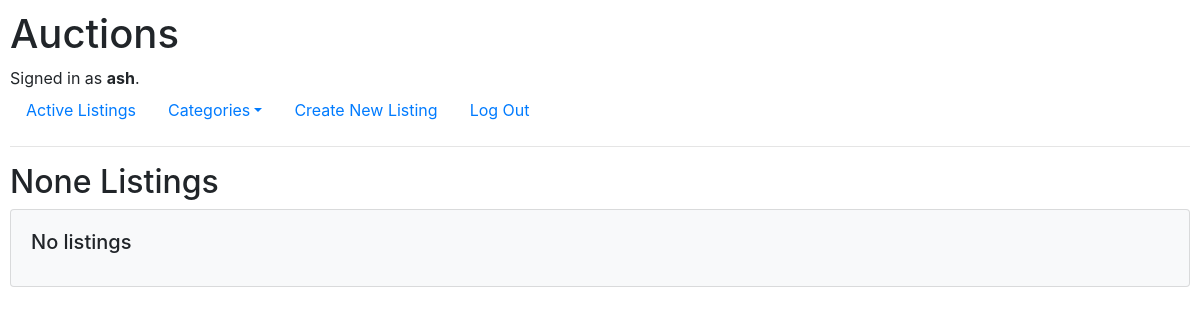
Page /category/1 (signed in) on the earlier database version.
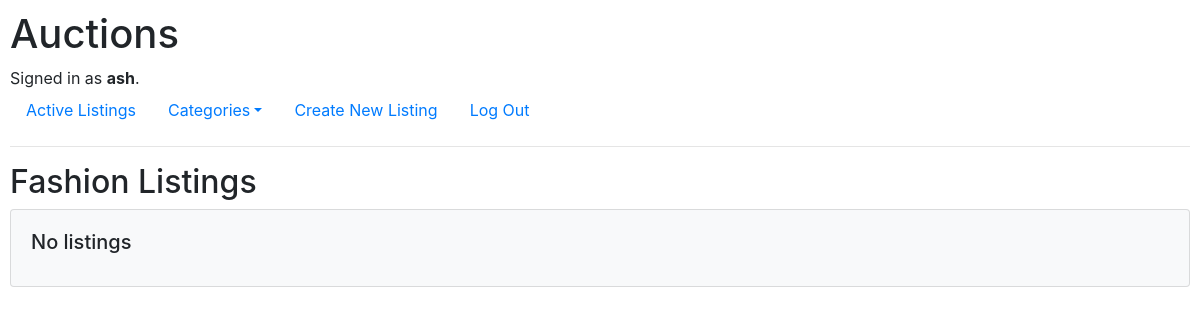
Same page on the later database version.
### auctions/models.py (models this page shows)
class Category(models.Model):
    name = models.CharField(max_length=64)
    def __str__(self):
        return f"{self.name}"

### auctions/views.py (the view)
# urls.py: path("category/<int:category_id>", views.category, name="category"),
def category(request, category_id):
    user_object = User.objects.filter(id=request.user.id).first()
    def view_listing(item):
        rv = {**item.__dict__}
        rv['condition'] = Condition.objects.get(id=rv['condition_id'])
        rv['category'] = Category.objects.get(id=rv['category_id'])
        rv['owner'] = User.objects.get(id=rv['owner_id'])
        try:
            user_object.watchlist.get(item=item)
        except AttributeError:
            watching = False
        except Watch.DoesNotExist:
            rv["watching"] = False
        else:
            rv["watching"] = True
        return rv
    view_listings = [view_listing(item) for item in Listing.objects.filter(sold=False, category=category_id)]
    return render(request, "auctions/category.html", {
        "listings": view_listings,
        "this_category": Category.objects.filter(id=category_id).first(),
        "categories": Category.objects.all()
    })

### auctions/templates/auctions/category.html
{% extends "auctions/layout.html" %}
{% block body %}
    <h2>{{ this_category }} Listings</h2>
    {% for listing in listings %}
    <div class="card mb-3 bg-light" >
        <div class="row no-gutters">
            <div class="col-md-4">
                <img src="{{ listing.image }}" class="card-img" alt="">
            </div>
            <div class="col-md-8">
                <div class="card-body">
                    <a href="{% url 'listing' listing.id %}"><h5 class="card-title">{{ listing.title }}</h5></a>
                    <h6 class="card-subtitle my-2 text-muted">{{ listing.condition }}</h6>
                    {% if listing.owner_id == request.user.id %}
                        <span class="badge badge-warning">My Listing</span>
                    {% elif listing.watching %}
                    <span class="badge badge-primary">Watchlist
                        <form method="POST" style="display: inline; border:none;" action="{% url 'watch' listing.id %}">
                            {% csrf_token %}
                            <input type="hidden" name="next" value="{{ request.path }}">
                            <input type="submit" value="X">
                        </form>
                    </span>
                    {% else %}
                    <span class="badge badge-secondary">Watch
                        <form method="POST" style="display: inline; border:none;" action="{% url 'watch' listing.id %}">
                            {% csrf_token %}
                            <input type="hidden" name="next" value="{{ request.path }}">
                            <input type="submit" value="+">
                        </form>
                    </span>
                    {% endif %}
                    <p class="card-text">{{ listing.description }}</p>
                    <h5 class="card-text"><strong>£{{ listing.starting_bid }}</strong></h5>
                    <p class="card-subtitle mb-2 text-muted">2 Bids</p>
                    <a href="{% url 'listing' listing.id %}" class="btn btn-primary">Bid</a>
                    <a href="#" class="btn btn-secondary">Watch</a>
                </div>
            </div>
        </div>
    </div>
    {% empty %}
    <div class="card mb-3 bg-light" >
        <div class="row no-gutters">
            <div class="col-md-8">
                <div class="card-body">
                    <h5 class="card-title">No listings</h5>
                </div>
            </div>
        </div>
    </div>
    {% endfor %}
{% endblock %}

Differences in the rows shown:
added Category: name "Fashion"
Other differences:
{{ this_category }}: "None" → (not shown)
